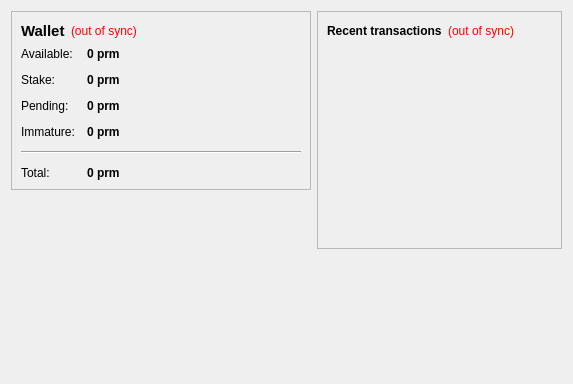
<?xml version="1.0" encoding="UTF-8"?>
<ui version="4.0">
 <class>OverviewPage</class>
 <widget class="QWidget" name="OverviewPage">
  <property name="geometry">
   <rect>
    <x>0</x>
    <y>0</y>
    <width>573</width>
    <height>342</height>
   </rect>
  </property>
  <property name="windowTitle">
   <string>Form</string>
  </property>
  <layout class="QHBoxLayout" name="horizontalLayout" stretch="1,1">
   <item>
    <layout class="QVBoxLayout" name="verticalLayout_2">
     <item>
      <widget class="QFrame" name="frame">
       <property name="frameShape">
        <enum>QFrame::StyledPanel</enum>
       </property>
       <property name="frameShadow">
        <enum>QFrame::Raised</enum>
       </property>
       <layout class="QVBoxLayout" name="verticalLayout_4">
        <item>
         <layout class="QHBoxLayout" name="horizontalLayout_4">
          <item>
           <widget class="QLabel" name="label_5">
            <property name="font">
             <font>
              <pointsize>11</pointsize>
              <weight>75</weight>
              <bold>true</bold>
             </font>
            </property>
            <property name="text">
             <string>Wallet</string>
            </property>
           </widget>
          </item>
          <item>
           <widget class="QLabel" name="labelWalletStatus">
            <property name="toolTip">
             <string>The displayed information may be out of date. Your wallet automatically synchronizes with the zoptax network after a connection is established, but this process has not completed yet.</string>
            </property>
            <property name="styleSheet">
             <string notr="true">QLabel { color: red; }</string>
            </property>
            <property name="text">
             <string notr="true">(out of sync)</string>
            </property>
            <property name="alignment">
             <set>Qt::AlignLeading|Qt::AlignLeft|Qt::AlignVCenter</set>
            </property>
           </widget>
          </item>
          <item>
           <spacer name="horizontalSpacer_2">
            <property name="orientation">
             <enum>Qt::Horizontal</enum>
            </property>
            <property name="sizeHint" stdset="0">
             <size>
              <width>40</width>
              <height>20</height>
             </size>
            </property>
           </spacer>
          </item>
         </layout>
        </item>
        <item>
         <layout class="QFormLayout" name="formLayout_2">
          <property name="fieldGrowthPolicy">
           <enum>QFormLayout::AllNonFixedFieldsGrow</enum>
          </property>
          <property name="horizontalSpacing">
           <number>12</number>
          </property>
          <property name="verticalSpacing">
           <number>12</number>
          </property>
          <item row="0" column="0">
           <widget class="QLabel" name="label">
            <property name="text">
             <string>Available:</string>
            </property>
           </widget>
          </item>
          <item row="0" column="1">
           <widget class="QLabel" name="labelBalance">
            <property name="font">
             <font>
              <weight>75</weight>
              <bold>true</bold>
             </font>
            </property>
            <property name="cursor">
             <cursorShape>IBeamCursor</cursorShape>
            </property>
            <property name="toolTip">
             <string>Your current spendable balance</string>
            </property>
            <property name="text">
             <string notr="true">0 prm</string>
            </property>
            <property name="textInteractionFlags">
             <set>Qt::LinksAccessibleByMouse|Qt::TextSelectableByKeyboard|Qt::TextSelectableByMouse</set>
            </property>
           </widget>
          </item>
          <item row="1" column="0">
           <widget class="QLabel" name="label_6">
            <property name="text">
             <string>Stake:</string>
            </property>
           </widget>
          </item>
          <item row="1" column="1">
           <widget class="QLabel" name="labelStake">
            <property name="font">
             <font>
              <weight>75</weight>
              <bold>true</bold>
             </font>
            </property>
            <property name="cursor">
             <cursorShape>IBeamCursor</cursorShape>
            </property>
            <property name="toolTip">
             <string>Total of coins that was staked, and do not yet count toward the current balance</string>
            </property>
            <property name="text">
             <string notr="true">0 prm</string>
            </property>
            <property name="textInteractionFlags">
             <set>Qt::LinksAccessibleByMouse|Qt::TextSelectableByKeyboard|Qt::TextSelectableByMouse</set>
            </property>
           </widget>
          </item>
          <item row="2" column="0">
           <widget class="QLabel" name="label_3">
            <property name="text">
             <string>Pending:</string>
            </property>
           </widget>
          </item>
          <item row="2" column="1">
           <widget class="QLabel" name="labelUnconfirmed">
            <property name="font">
             <font>
              <weight>75</weight>
              <bold>true</bold>
             </font>
            </property>
            <property name="cursor">
             <cursorShape>IBeamCursor</cursorShape>
            </property>
            <property name="toolTip">
             <string>Total of transactions that have yet to be confirmed, and do not yet count toward the current balance</string>
            </property>
            <property name="text">
             <string notr="true">0 prm</string>
            </property>
            <property name="textInteractionFlags">
             <set>Qt::LinksAccessibleByMouse|Qt::TextSelectableByKeyboard|Qt::TextSelectableByMouse</set>
            </property>
           </widget>
          </item>
          <item row="3" column="0">
           <widget class="QLabel" name="labelImmatureText">
            <property name="text">
             <string>Immature:</string>
            </property>
           </widget>
          </item>
          <item row="3" column="1">
           <widget class="QLabel" name="labelImmature">
            <property name="font">
             <font>
              <weight>75</weight>
              <bold>true</bold>
             </font>
            </property>
            <property name="toolTip">
             <string>Mined balance that has not yet matured</string>
            </property>
            <property name="text">
             <string notr="true">0 prm</string>
            </property>
            <property name="textInteractionFlags">
             <set>Qt::LinksAccessibleByMouse|Qt::TextSelectableByKeyboard|Qt::TextSelectableByMouse</set>
            </property>
           </widget>
          </item>
          <item row="4" column="0" colspan="2">
           <widget class="Line" name="line">
            <property name="orientation">
             <enum>Qt::Horizontal</enum>
            </property>
           </widget>
          </item>
          <item row="5" column="0">
           <widget class="QLabel" name="labelTotalText">
            <property name="text">
             <string>Total:</string>
            </property>
           </widget>
          </item>
          <item row="5" column="1">
           <widget class="QLabel" name="labelTotal">
            <property name="font">
             <font>
              <weight>75</weight>
              <bold>true</bold>
             </font>
            </property>
            <property name="cursor">
             <cursorShape>IBeamCursor</cursorShape>
            </property>
            <property name="toolTip">
             <string>Your current total balance</string>
            </property>
            <property name="text">
             <string notr="true">0 prm</string>
            </property>
            <property name="textInteractionFlags">
             <set>Qt::LinksAccessibleByMouse|Qt::TextSelectableByKeyboard|Qt::TextSelectableByMouse</set>
            </property>
           </widget>
          </item>
         </layout>
        </item>
       </layout>
      </widget>
     </item>
     <item>
      <spacer name="verticalSpacer">
       <property name="orientation">
        <enum>Qt::Vertical</enum>
       </property>
       <property name="sizeHint" stdset="0">
        <size>
         <width>20</width>
         <height>40</height>
        </size>
       </property>
      </spacer>
     </item>
        <item>
         <widget class="QLabel" name="label_2">
          <property name="minimumSize">
           <size>
            <width>300</width>
            <height>177</height>
           </size>
          </property>
          <property name="text">
           <string>&lt;html&gt;&lt;head/&gt;&lt;body&gt;&lt;p align=&quot;center&quot;&gt;&lt;a href=&quot;https://zoptax.com&quot;&gt;&lt;span style=&quot; text-decoration: underline; color:#0000ff;&quot;&gt;&lt;img src=&quot;:/images/wallet&quot;/&gt;&lt;/span&gt;&lt;/a&gt;&lt;/p&gt;&lt;/body&gt;&lt;/html&gt;</string>
          </property>
         </widget>
        </item>
    </layout>
   </item>
   <item>
    <layout class="QVBoxLayout" name="verticalLayout_3">
     <item>
      <widget class="QFrame" name="frame_2">
       <property name="frameShape">
        <enum>QFrame::StyledPanel</enum>
       </property>
       <property name="frameShadow">
        <enum>QFrame::Raised</enum>
       </property>
       <layout class="QVBoxLayout" name="verticalLayout">
        <item>
         <layout class="QHBoxLayout" name="horizontalLayout_2">
          <item>
           <widget class="QLabel" name="label_4">
            <property name="text">
             <string>&lt;b&gt;Recent transactions&lt;/b&gt;</string>
            </property>
           </widget>
          </item>
          <item>
           <widget class="QLabel" name="labelTransactionsStatus">
            <property name="toolTip">
             <string>The displayed information may be out of date. Your wallet automatically synchronizes with the zoptax network after a connection is established, but this process has not completed yet.</string>
            </property>
            <property name="styleSheet">
             <string notr="true">QLabel { color: red; }</string>
            </property>
            <property name="text">
             <string notr="true">(out of sync)</string>
            </property>
            <property name="alignment">
             <set>Qt::AlignRight|Qt::AlignTrailing|Qt::AlignVCenter</set>
            </property>
           </widget>
          </item>
          <item>
           <spacer name="horizontalSpacer">
            <property name="orientation">
             <enum>Qt::Horizontal</enum>
            </property>
            <property name="sizeHint" stdset="0">
             <size>
              <width>40</width>
              <height>20</height>
             </size>
            </property>
           </spacer>
          </item>
         </layout>
        </item>
        <item>
         <widget class="QListView" name="listTransactions">
          <property name="styleSheet">
           <string notr="true">QListView { background: transparent; }</string>
          </property>
          <property name="frameShape">
           <enum>QFrame::NoFrame</enum>
          </property>
          <property name="verticalScrollBarPolicy">
           <enum>Qt::ScrollBarAlwaysOff</enum>
          </property>
          <property name="horizontalScrollBarPolicy">
           <enum>Qt::ScrollBarAlwaysOff</enum>
          </property>
          <property name="selectionMode">
           <enum>QAbstractItemView::NoSelection</enum>
          </property>
         </widget>
        </item>
       </layout>
      </widget>
     </item>
     <item>
      <spacer name="verticalSpacer_2">
       <property name="orientation">
        <enum>Qt::Vertical</enum>
       </property>
       <property name="sizeHint" stdset="0">
        <size>
         <width>20</width>
         <height>40</height>
        </size>
       </property>
      </spacer>
     </item>
    </layout>
   </item>
  </layout>
 </widget>
 <resources/>
 <connections/>
</ui>
